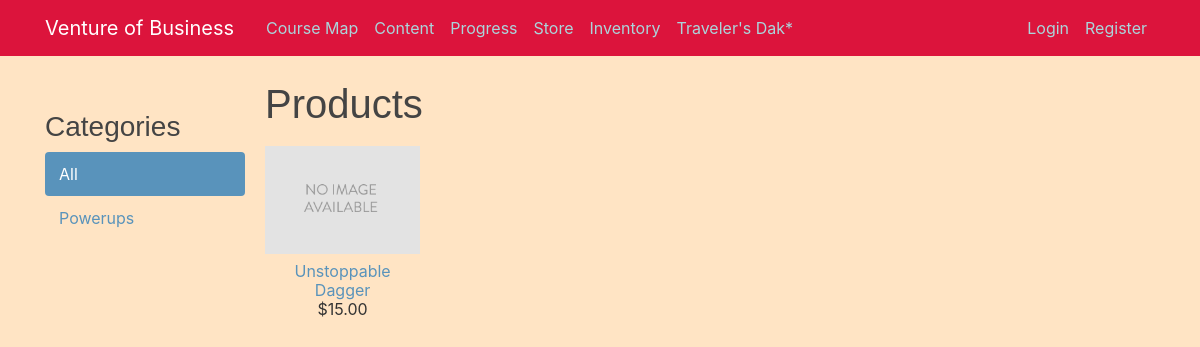
/store/, run on the app's committed database.
### shop/models.py (models this page shows, shortened)
class Category(models.Model):
    name = models.CharField(max_length=200,
                            db_index=True)
    slug = models.SlugField(max_length=200,
                            db_index=True,
                            unique=True)
    class Meta:
        ordering = ('name',)
        verbose_name = 'category'
        verbose_name_plural = 'categories'
    def get_absolute_url(self):
      return reverse('shop:product_list_by_category',
                      args=[self.slug])

class Product(models.Model):
    category = models.ForeignKey(Category,
                                 related_name='products', on_delete=models.DO_NOTHING,)
    name = models.CharField(max_length=200, db_index=True)
    slug = models.SlugField(max_length=200, db_index=True)
    image = models.ImageField(upload_to='products/%Y/%m/%d',
                              blank=True)
    description = models.TextField(blank=True)
    price = models.DecimalField(max_digits=10, decimal_places=2)
    stock = models.PositiveIntegerField()
    available = models.BooleanField(default=True)
    created = models.DateTimeField(auto_now_add=True)
    updated = models.DateTimeField(auto_now=True)
    class Meta:
        ordering = ('name',)
        index_together = (('id', 'slug'),)
    def get_absolute_url(self):
      return reverse('shop:product_detail',
                      args=[self.id, self.slug])

### shop/views.py (the view)
# urls.py: path('store/', shop_view.product_list, name='shop-page'),
def product_list(request, category_slug=None):
    category = None
    categories = Category.objects.all()
    products = Product.objects.filter(available=True)
    if category_slug:
        category = get_object_or_404(Category, slug=category_slug)
        products = products.filter(category=category)
    return render(request,
                  'shop/product/list.html',
                  {'category': category,
                   'categories': categories,
                   'products': products})

### shop/templates/shop/product/list.html (shortened to what this page needs)
{% extends "blog/base.html" %}
{% load static %}
{% block content %}
  <div id="sidebar">
    <h3 class = "headFonts">Categories</h3>
    <ul>
      <li {% if not category %}class="selected"{% endif %}>
        <a  class="alink" href="{% url 'shop:product_list' %}">All</a>
      </li>
      {% for c in categories %}
        <li {% if category.slug == c.slug %}class="selected"{% endif %}>
          <a  class="alink" href="{{ c.get_absolute_url }}">{{ c.name }}</a>
        </li>
      {% endfor %}
    </ul>
  </div>
  <div id="main" class="product-list">
    <h1 class="headFonts">{% if category %}{{ category.name }}{% else %}Products{% endif %}</h1>
    {% for product in products %}
      <div class="item">
        <a  class="alink" href="{{ product.get_absolute_url }}">
          <img src="{% if product.image %}{{ product.image.url }}{% else %}{% static "img/no_image.png" %}{% endif %}">
        </a>
        <a  class="alink" href="{{ product.get_absolute_url }}">{{ product.name }}</a><br>
        ${{ product.price }}
      </div>
    {% endfor %}
  </div>
{% endblock %}

### blog/static/blog/main.css (style rules this page uses)
body { background: #fafafa; color: #333333; margin-top: 5rem; }
h1, h2, h3, h4, h5, h6 { color: #444444; }
ul { margin: 0; }

### shop/templates/shop/product/list.html (style rules this page uses)
.headFonts { font-family: 'Ubuntu', sans-serif; font-weight:normal; }
.alink { text-decoration:none; color:#5993bb; }
#sidebar { width:220px; padding:30px 20px 0 0; float:left; }
#sidebar ul { margin:0; padding:0; }
#sidebar ul li { margin:0; list-style:none; padding:10px 14px; }
#sidebar ul li a { display:block; }
#sidebar ul li.selected { background:#5993bb; border-radius:4px; }
#sidebar ul li.selected a { color:#fff; }
#main { float:left; width: 96%; margin-right:-220px; overflow:hidden; }
.product-list .item { width:25%; padding:10px 20px 10px 0; float:left; text-align:center; line-height:1.2; }
.product-list .item img { width:100%; margin-bottom:8px; }

### data on the page
Category: name "Powerups"
Product: name "Unstoppable Dagger", price "15.00"
